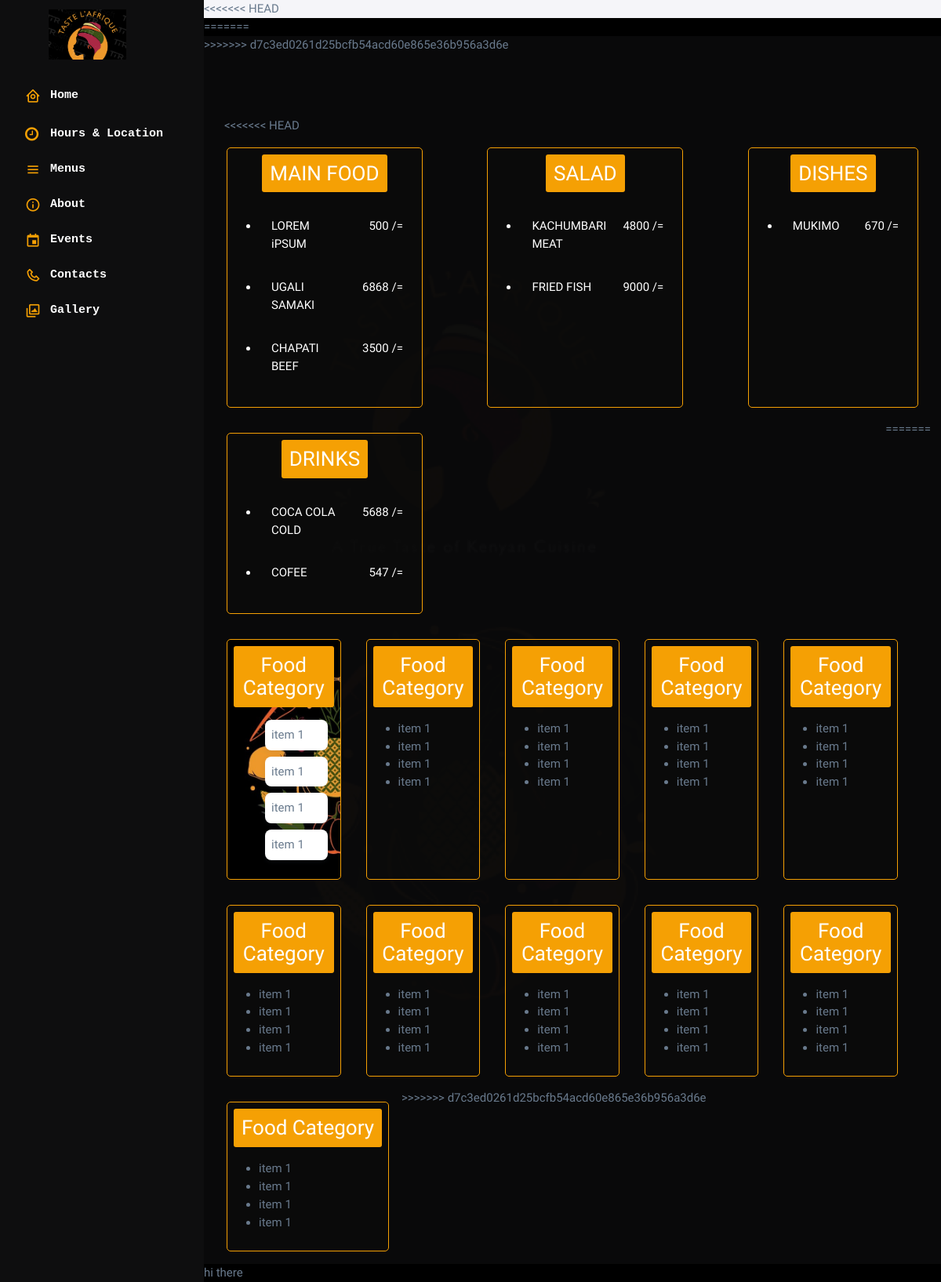
Before: / with the older database file.
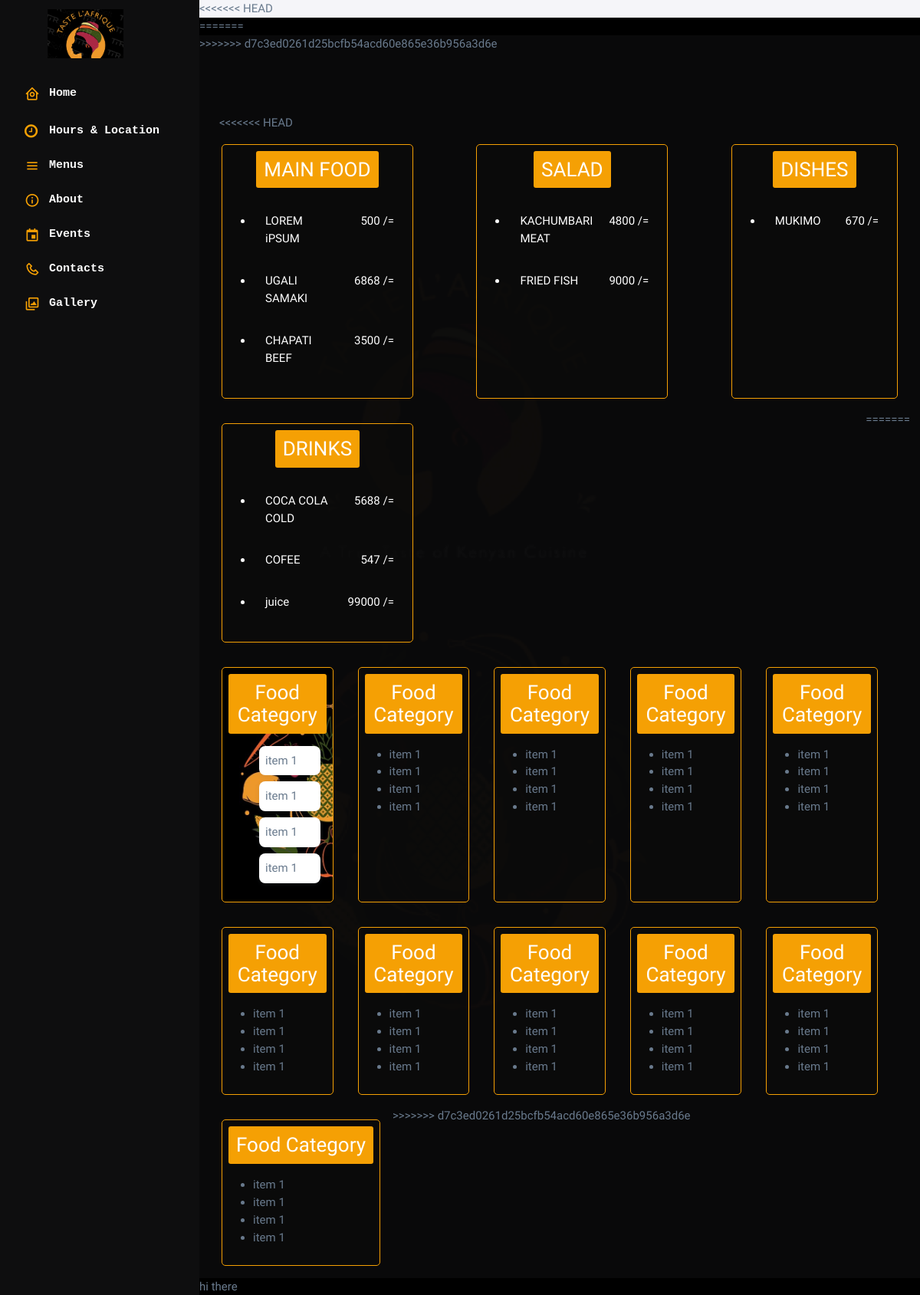
After: the same page with the newer database file.
### restorant/models.py (models this page shows, shortened)
class food_category(models.Model):
    name=models.CharField(max_length=254,unique=True)
    def __str__ (self):
        return self.name

class food(models.Model):
    name=models.CharField(max_length=254)
    category=models.ForeignKey(food_category,on_delete=models.CASCADE)
    price=models.IntegerField()

### restorant/views.py (the view)
# urls.py: 2. Add a URL to urlpatterns:  path('', views.home, name='home')
def home(request):
    categories=food_category.objects.all()
    foods=food.objects.all()
    objects=[]
    for cat in categories:
        cat_foods=[]
        for foo in foods:
            if foo.category == cat:
                cat_foods.append(foo)
        if cat_foods!=[]:
            objects.append({"category":cat,"foods":cat_foods})
    context={"objects":objects}
    return render(request,"index.html",context)

### templates/index.html (shortened to what the changed rows need)
<!DOCTYPE html>
{% load static %}
<html
  lang="en"
  class="light-style layout-menu-fixed"
  dir="ltr"
  data-theme="theme-default"
  data-assets-path="../assets/"
  data-template="vertical-menu-template-free"
>
  <head>
    <link
      rel="stylesheet"
      href="https://cdn.jsdelivr.net/npm/bootstrap@4.6.2/dist/css/bootstrap.min.css"
    />
    <link rel="stylesheet" href="https://cdnjs.cloudflare.com/ajax/libs/font-awesome/4.7.0/css/font-awesome.min.css">
    <link rel="stylesheet" href="{% static 'vendor/fonts/boxicons.css' %}" />
    <link
      rel="stylesheet"
      href="{% static 'vendor/css/core.css' %}"
      class="template-customizer-core-css"
    />
    <link rel="stylesheet" href="{% static 'vendor/css/style.css' %}" />
    <link
      rel="stylesheet"
      href="{% static 'vendor/css/theme-default.css' %}"
      class="template-customizer-theme-css"
    />
    <link rel="stylesheet" href="{% static 'css/demo.css' %}" />
    <link
      rel="stylesheet"
      href="{% static 'vendor/libs/perfect-scrollbar/perfect-scrollbar.css' %}"
    />
    <link
      rel="stylesheet"
      href="{% static 'vendor/libs/apex-charts/apex-charts.css' %}"
    />
  </head>
  <body>
    <div class="layout-wrapper layout-content-navbar">
      <div class="layout-container">
        <div class="layout-page">
                <section class=" my-hero bg-image" style="background-image: url('static/img/back.png');">
                <section class=" my-hero opaque-back"">
                    <div class="container top-margin" >
                        <div class="row justify-content-between">
                          {% if objects %}
                          {% for obj in objects%}
                            <div class="menu-div m-3 p-2 "  >
                                <h3 class="menu-div-title">{{obj.category}}</h3>
                                <ul>
                                  {% for food in obj.foods%}
                                    <li class="c-white">
                                      <div class="justify-content-between" style="display:flex;">
                                        <div>
                                        <p class="menu-items p-2 m-2">{{food.name}}</p>
                                        </div>
                                        <div>
                                        <p class="menu-items p-2 m-2">{{food.price}} <span>/=</span></p>
                                        </div>
                                      </div>
                                    </li>
                                  {% endfor%}
                                </ul>
                            </div>
                            {% endfor %}
                            {% endif%}
                    </div>
                </section>
        </div>
    </div>
  </body>
</html>

Changed rows visible on the page:
added food: name "juice", price "99000", shown under food_category "DRINKS"
